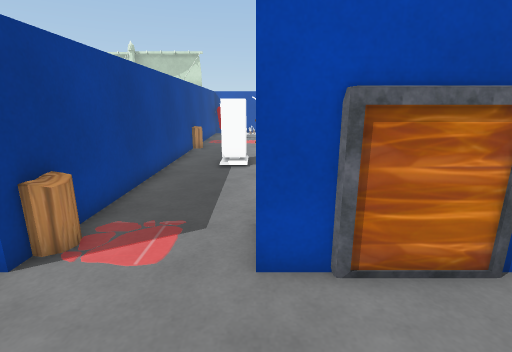
view 1 (above)

18 first-person views from a walk through a 3-D level made in the Unity game engine. The camera is 1.3 m above the floor, tilts 14° down and sees 85° across. The floor is counted in squares, 0.5 m on a side. Each view is taken from the middle of a square. On the plan, view 1 faces up. The plan holds only what a view shows up to about 19 squares ahead; the rest is blank. The place goes on beyond the plan. The player character is not drawn. Some animated figures are left out. Door leaves are left out, so doorways stand open. Some surface patterns are stand-ins.

view 2
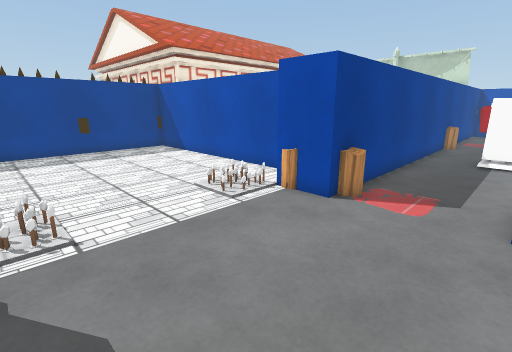

view 3
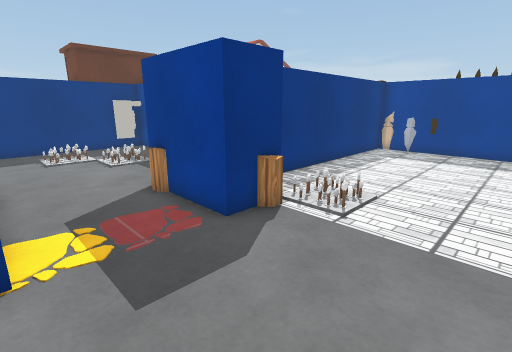

view 4
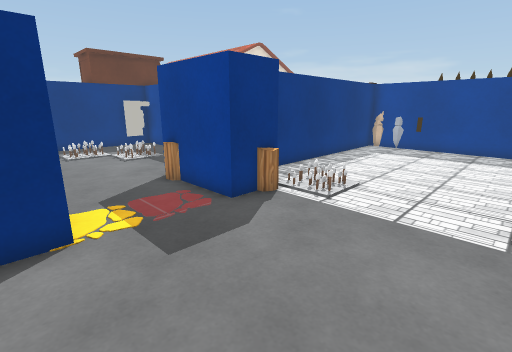

view 5
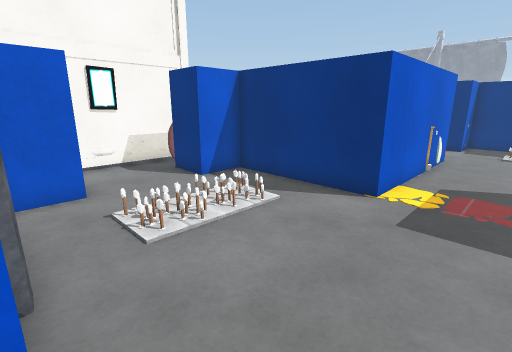

view 6
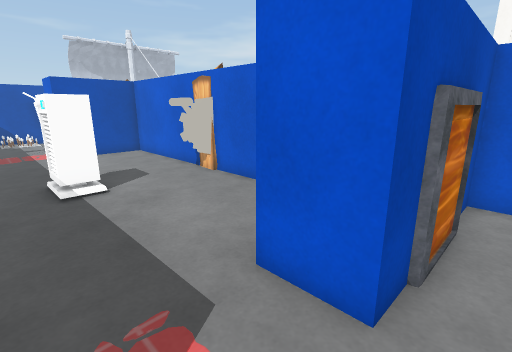

view 7
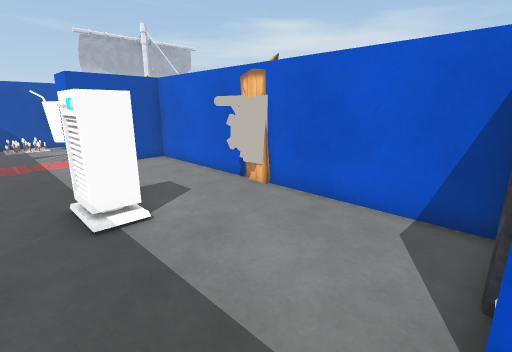

view 8
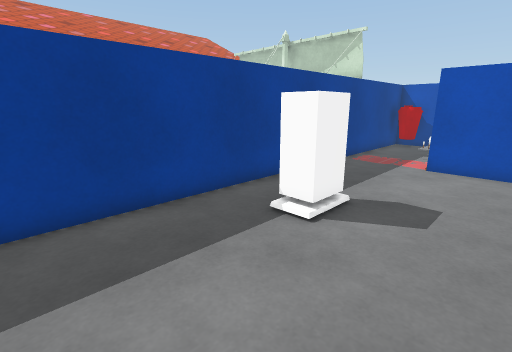

view 9
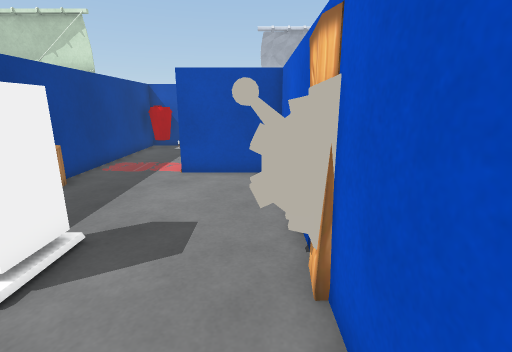

view 10
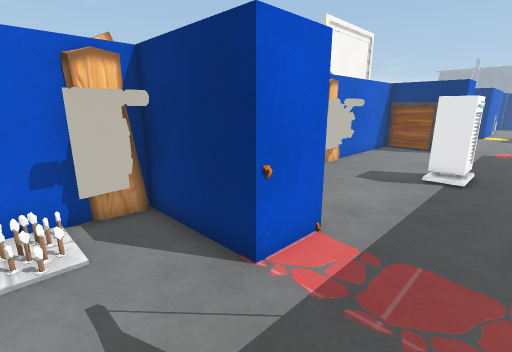

view 11
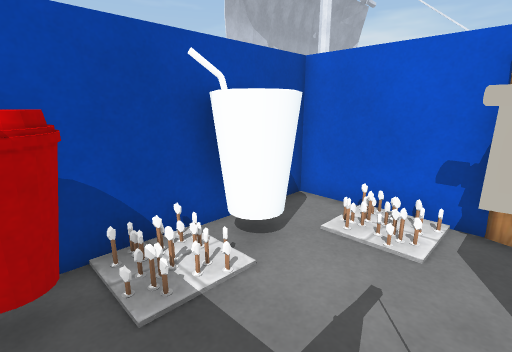

view 12
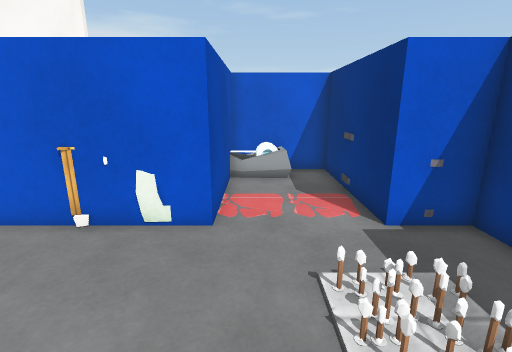

view 13
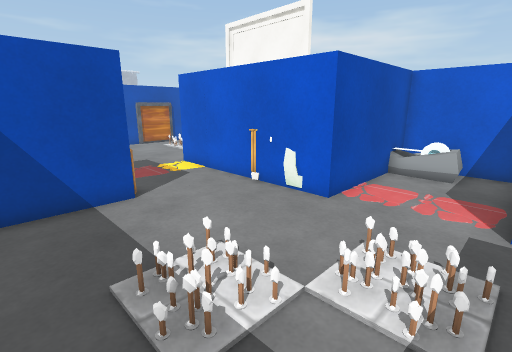

view 14
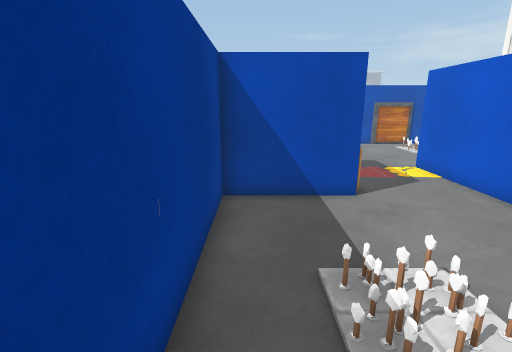

view 15
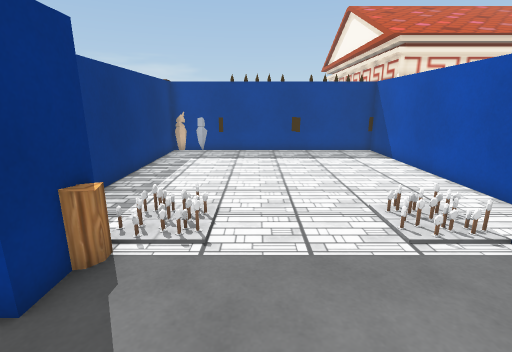

view 16
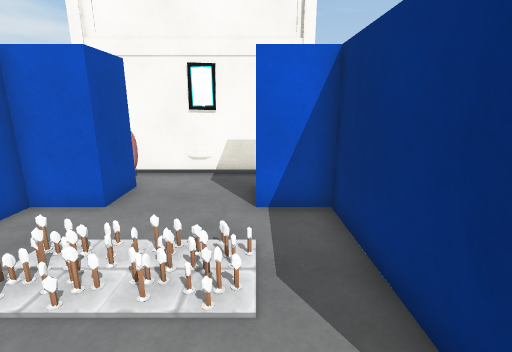

view 17
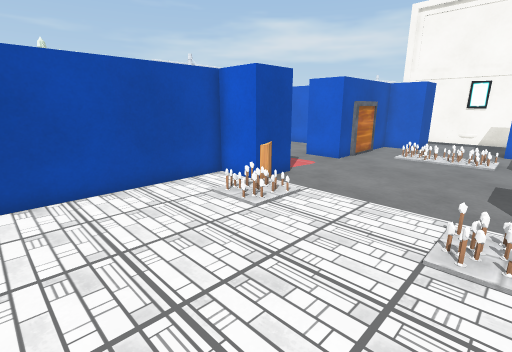

view 18
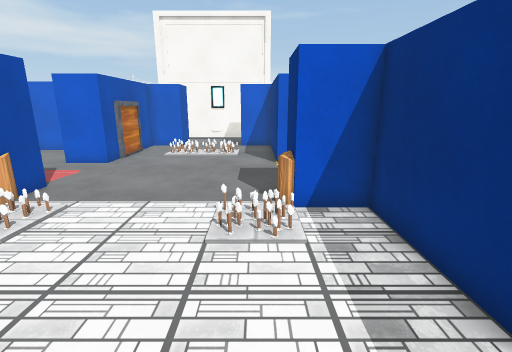

### Floor plan
Points are (right, up) in squares from view 1. A wall is a line through its corners. A room is listed if a view was taken in it or the views show most of it. See-through windows are left out.
Room 1 (views 1, 2, 3, 4, 5, 6, 12, 13, 14, 15, 16, 17, 18)
walls: (-5.9, -8) (-8, -8) (-8, -18) (0, -18); (-4, 4) (-6, 4) (-6, 6) (-18, 6) (-18, -3.5); (1.5, 4) (0, 4); (6.1, -12) (0, -12) (0, -4) (5.5, -4); (6.1, 4) (3.4, 4); (1.9, -16) (6, -16); (-18, -6) (-6.5, -6)
low walls: (-5.8, -3.6) (-5.3, -3.6); (-4.1, -6.8) (-3.7, -7.1); (-5.1, 4) (-5.6, 3.8); (-3.4, 5) (-3.6, 4.6)
ways out: opening at (-1.5, 4.5) to room 2
objects: jar (-18, -5); jar (-18, -4); fence (-18, -2); fence (-18, 4); other object (-7, -17) to (-6, -17); block (-6, -6) to (-6, -5); block (-5, -8); block (-4, -6) to (-4, -4); barrel (0, -17); other object (2, 4) to (3, 4); other object (5, -13); block (6, -14); block (6, -4) to (8, -2); block (6, 2); block (7, -12); block (8, 2); other object (9, -3) to (9, -2); other object (9, 2) to (9, 3); gate (10, -3) to (10, 4)
Room 2 (views 7, 8, 9, 10, 11)
walls: (4, 21.9) (4, 22.4); (4, 23.4) (4, 28) (-4, 28) (-4, 4); (0, 4) (0, 6) (4, 6) (4, 20)
low walls: (-3.6, 18.4) (-3.4, 17.9)
ways out: opening at (-1.5, 4.5) to room 1
objects: other object (-3, 26) to (-2, 27); heater (-2, 12) to (0, 14); block (0, 20) to (3, 22); other object (0, 26) to (2, 27); other object (3, 12) to (3, 14); other object (3, 23) to (3, 24); other object (4, 13)

Where each view was taken, in squares from view 1:
view 1: 0 up, 0 right, facing up
view 2: 3 down, 0 right, facing up-left
view 3: 1 up, 0 right, facing down-left
view 4: 2 up, 1 right, facing down-left
view 5: 4 up, 3 left, facing down-right
view 6: 3 up, 3 left, facing up-right
view 7: 6 up, 3 left, facing up-right
view 8: 7 up, 3 right, facing up-left
view 9: 9 up, 3 right, facing up
view 10: 25 up, 3 left, facing down-right
view 11: 23 up, 3 left, facing up-right
view 12: 13 down, 6 left, facing right
view 13: 16 down, 7 left, facing up-right
view 14: 16 down, 7 left, facing up
view 15: 1 down, 1 left, facing left
view 16: 2 down, 1 left, facing right
view 17: 3 down, 13 left, facing up-right
view 18: 3 down, 13 left, facing right
